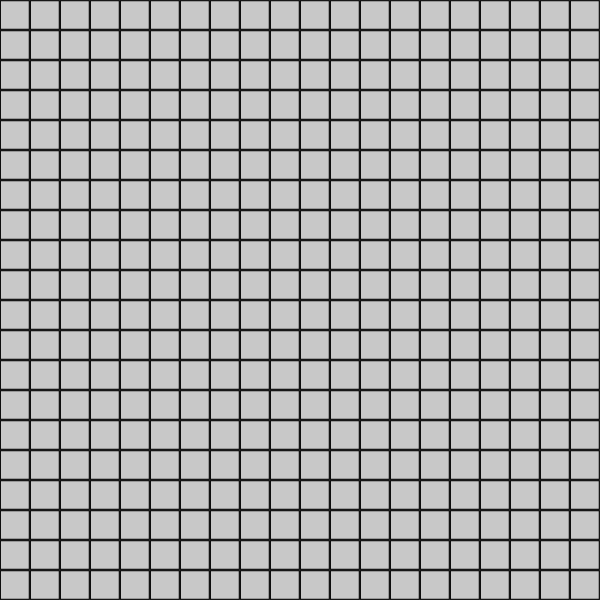
Frame 1 (no input)
Frame 60 (no input): identical to frame 1, image omitted
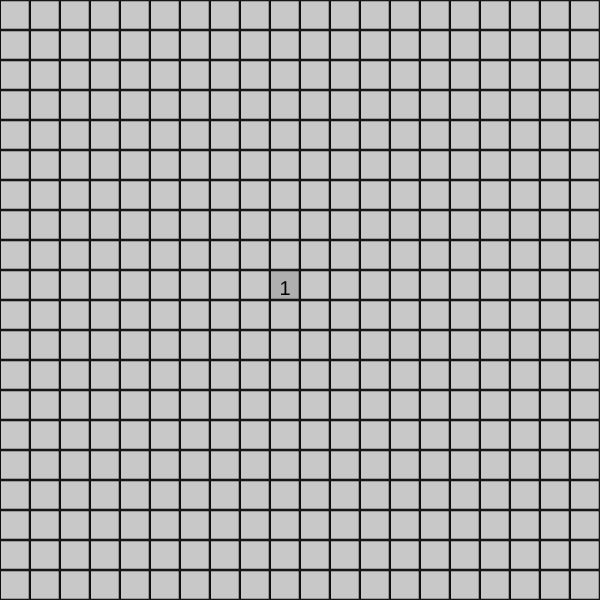
Frame 120 (the mouse pressed at the canvas centre since frame 60)

The p5.js sketch that drew these frames (run headless with seeded random() and noise() and a simulated clock; from frame 60 on, the mouse is pressed at the canvas centre):

// p5.js sketch
// ── sketch.js
//modifiable before execution
const dimension = 600;
const numLength = 20;
const numMine = 20;

//unmodifiable
const percentM = numMine / (numLength * numLength);
var tiles = [];
var pressed = false;
var flagged = false;
var mineFlag;
var unknown;
var play = true;

function setup() {
	if (numMine < numLength * numLength) {
		var mineCopy = numMine;
		createCanvas(dimension, dimension);
    for(var i=0;i<numLength*numLength;i++){
      var mn = false;
      if (random(0, 1) < percentM && mineCopy > 0) {
        mn = true;
        mineCopy--;
      }
      tiles[i] = new tile(i, mn);
    }
		while (mineCopy > 0) {
			var randVal = round(random(0, numLength*numLength-1));
			if (tiles[randVal].mine == false) {
				tiles[randVal].mine = true;
				mineCopy--;
			}
		}
    tiles.forEach((tile) => tile.calcN());
	} else {
		console.log("field to small for number of mines");
	}
}

function draw() {
	if (numMine > numLength * numLength) {//dont run if invalid
		noLoop();
	}
  else {
		background(51);
		if (play) {
			mineFlag = 0;
			unknown = 0;
			var i = -1;
			var j = -1;
			for (var k = 0; k <= numLength; k++) {
				if (mouseX > k * dimension / numLength) {
					i++;
				}
				if (mouseY > k * dimension / numLength) {
					j++;
				}
			}
			if (i != numLength && j != numLength&&i>=0&&j>=0) {
				if (keyIsDown(70) && tiles[j * numLength + i].hide && !flagged) {
					flagged = true;
					tiles[j * numLength + i].flag = !tiles[j * numLength + i].flag;
				} else if (!keyIsDown(70)) {
					flagged = false;
				}
				if (mouseIsPressed && pressed == false) { //
					pressed = true;
					if (!tiles[j * numLength + i].flag) {
						tiles[j * numLength + i].check();
					}
				} else if (!mouseIsPressed) {
					pressed = false;
				}
			}
      tiles.forEach( (tile) => {
        tile.show();
        if (tile.mine && tile.flag) {
          mineFlag++;
        }
        if (!tile.hide) {
          unknown++;
        }
      });

			unknown = numLength * numLength - mineFlag - unknown;
			if (mineFlag == numMine && unknown == 0) {
				play = false;
			}
		} else {
      tiles.forEach((tile)=>{
  			tile.hide = false;
  			tile.show();
      })
			if (mineFlag != numMine && unknown != 0) {
				console.log("You Lose!");
			} else {
				console.log("You Win!");
			}
			noLoop();
		}
	}
}

// ── tile.js
function tile(index, mine) {
	this.size = dimension / numLength;
	this.x = (index % numLength + .5) * this.size;
	this.y = (floor(index/numLength) + .5) * this.size;
	this.hide = true;
	this.mine = mine;
	this.neighbor = 0;
	this.flag = false;
	this.index = index;
	this.check = function() {
		if (this.hide) {
			this.hide = false;
			if (this.neighbor == 0) {
				if (this.index % numLength != 0) {
					//left
					tiles[this.index - 1].check();
				}
				if (this.index % numLength != 0 && this.index >= numLength) {
					//top left
					tiles[this.index - numLength - 1].check();
				}
				if (this.index % numLength != numLength - 1 && this.index >= numLength) {
					//top right
					tiles[this.index - numLength + 1].check();
				}
				if (this.index % numLength != 0 && this.index < numLength * numLength - numLength) {
					//bottom left
					tiles[this.index + numLength - 1].check();
				}
				if (this.index % numLength != numLength - 1 && this.index < numLength * numLength - numLength) {
					//bottom right
					tiles[this.index + numLength + 1].check();
				}
				if (this.index % numLength != numLength - 1) {
					//right
					tiles[this.index + 1].check();
				}
				if (this.index >= numLength) {
					//top
					tiles[this.index - numLength].check();
				}
				if (this.index < numLength * numLength - numLength) {
					//bottom
					tiles[this.index + numLength].check();
				}
			}
		}
	}
	this.mineInit = function() {
		this.mine = true;
	}
	this.calcN = function() {
		if (this.index % numLength != 0) {			//check non left bound
			if (tiles[this.index - 1].mine) {
				this.neighbor++;
			}
		}
		if (this.index % numLength != 0 && this.index > numLength - 1) {			//top left
			if (tiles[this.index - numLength - 1].mine) {
				this.neighbor++;
			}
		}
		if (this.index % numLength != numLength - 1 && this.index > numLength - 1) {			//top right
			if (tiles[this.index - numLength + 1].mine) {
				this.neighbor++;
			}
		}
		if (this.index % numLength != 0 && this.index < numLength * numLength - numLength) {			//bottom left
			if (tiles[this.index + numLength - 1].mine) {
				this.neighbor++;
			}
		}
		if (this.index % numLength != numLength - 1 && this.index < numLength * numLength - numLength) {			//bottom right
			if (tiles[this.index + numLength + 1].mine) {
				this.neighbor++;
			}
		}
		if (this.index % numLength != numLength - 1) {			//check non right bound
			if (tiles[this.index + 1].mine) {
				this.neighbor++;
			}
		}
		if (this.index > numLength - 1) {			//check non top
			if (tiles[this.index - numLength].mine) {
				this.neighbor++;
			}
		}
		if (this.index < numLength * numLength - numLength) {			//check not bottom
			if (tiles[this.index + numLength].mine) {
				this.neighbor++;
			}
		}
	}
	this.show = function() {
		if (this.hide) {
			if (!this.flag) {
				fill(200);
			} else {
				fill(127);
			}
			rectMode(CENTER);
			rect(this.x, this.y, this.size * .95, this.size * .95);
		} else {
			if (!this.flag) {
				fill(175);
			} else {
				fill(100);
			}
			rectMode(CENTER);
			rect(this.x, this.y, this.size * .95, this.size * .95);
			if (!this.mine) {
        fill(0);
				textSize(40*(dimension/600)*sqrt(100/(numLength*numLength)));
				textAlign(CENTER);
				text(this.neighbor, this.x, this.y + 10);
			} else {
				fill(0);
				ellipse(this.x, this.y, this.size * .5, this.size * .5);
				if (play) {
					play = false;
				}
			}
		}
	}
}
